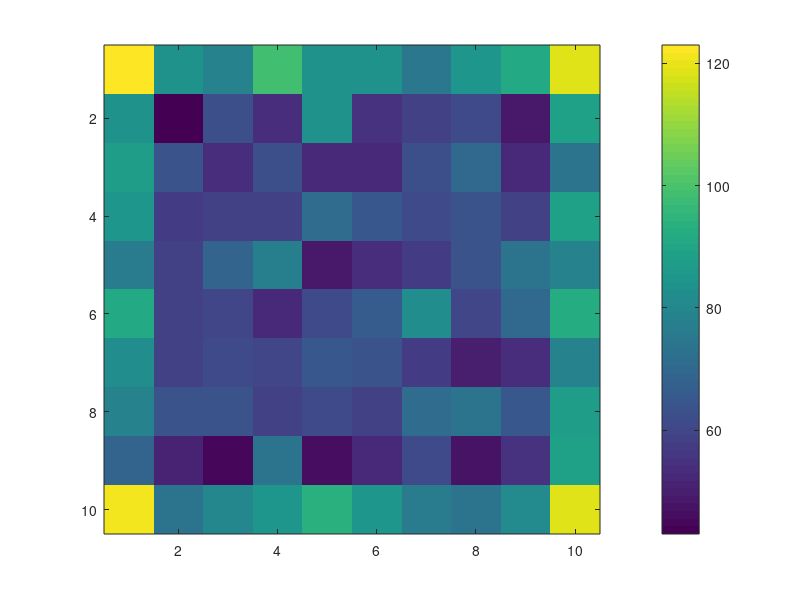
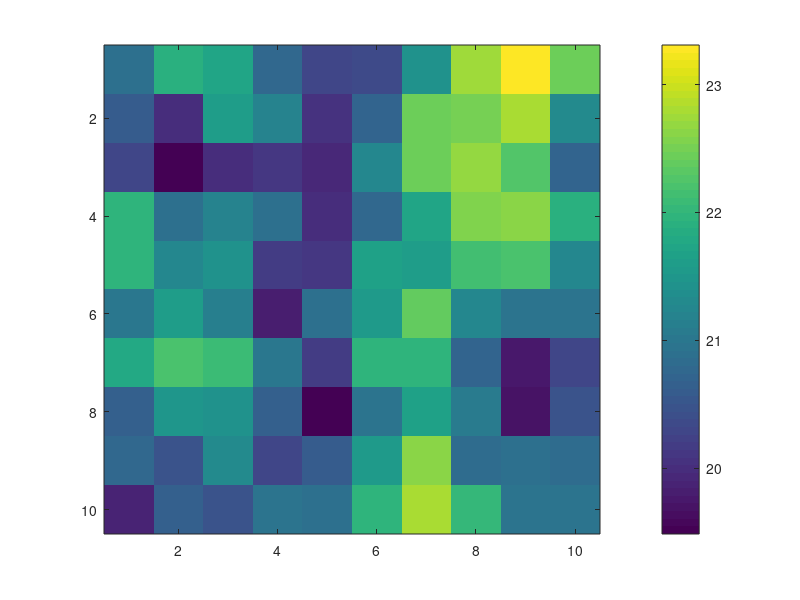
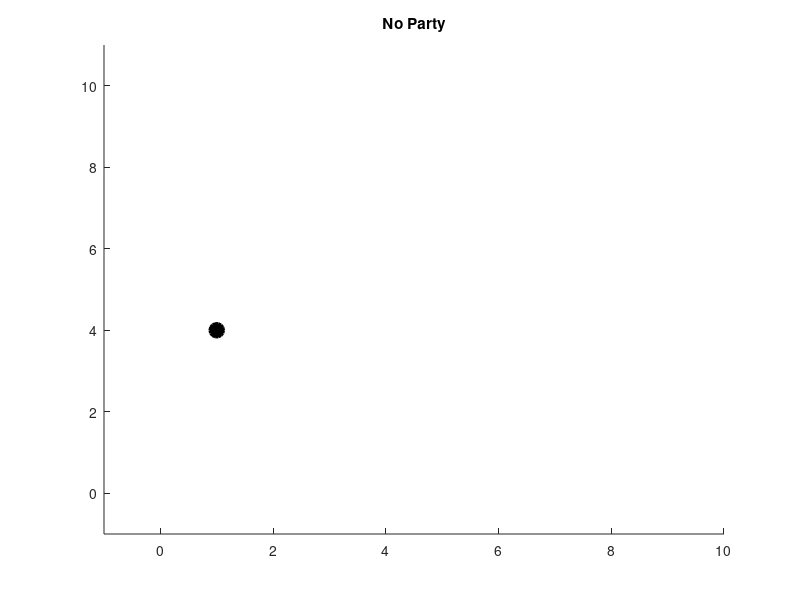
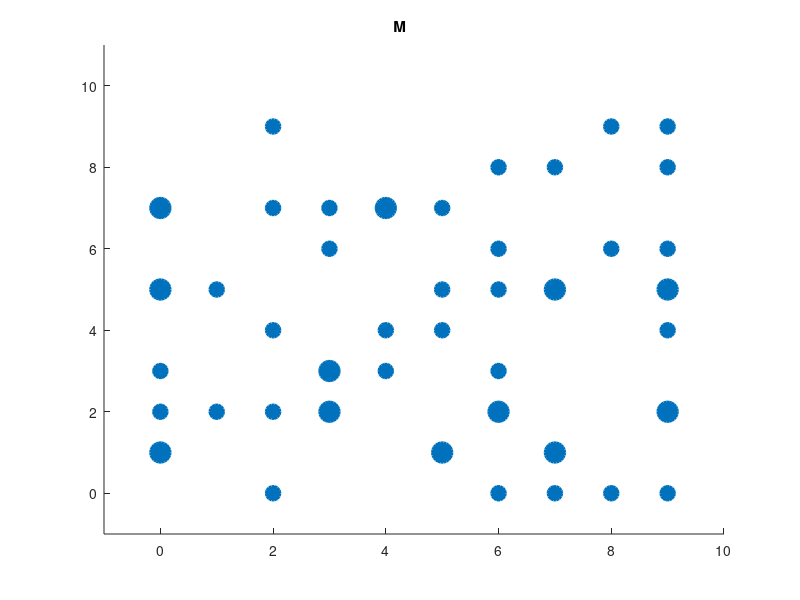

MATLAB code to generate these figures, in order:
% %Data Preprocessing
clear all
close all

load votes.dat;
load mpparty.dat;
load mpsex.dat;
load mpdistrict.dat

votes = reshape(votes,[349 31]);

%SOM
epochs = 20;
% w = randi([2],100,31)/2;
w = rand(100,31);
eta = 0.2;
sigma_start = 2.5;
sigma_end = 0.8;
tau = -epochs^2/log(sigma_end/sigma_start);
% w = rand(100,31)
count_winners = zeros(100,1);
%%
for i = 1:epochs
   for j = randperm(349)
%     for j = 1:349
        update_index = [];
             for k = 1:length(w)
                 distance_input(k) = sum((votes(j,:) - w(k,:)).^2,2);
             end
            [~, index] = min(distance_input);
%         end
        
        
        distance = zeros(length(w),2);
%         index = 100;
        
%         for l = 1:length(w)
%             distance(l)  = max(abs((mod(abs(index-1),10)-mod(abs(l-1),10))),...
%                abs(((index-1 - mod(index-1,10))/10)-((l-1 - mod(l-1,10))/10)));
%         end
        for l = 1:length(w)
            distance(l,:)  = [abs((mod(abs(index-1),10)-mod(abs(l-1),10))),...
               abs(((index-1 - mod(index-1,10))/10)-((l-1 - mod(l-1,10))/10))];
        end
        
        sigma =ceil(sigma_start*exp(-i^2/tau));
      
        
%         distance_update = exp(-distance/(2*sigma^2)).*(distance <= sigma);
%         distance_update = (distance <= sigma);
        distance_update = (distance(:,1)+distance(:,2))'<=sigma;

        update_index = find(distance_update);
        err = (votes(j,:) - w(update_index,:));
        
        w_delta = eta*err;
        w(update_index,:) = w(update_index,:) + (w_delta);
        
        winner(349*(i-1)+j)=index;
        
%         u = unique(nonzeros(winner));
%         c = histc(nonzeros(winner),u);
        
%         u = unique(nonzeros(winner));
%         c = histc((winner),u);
%         
%         count_winners(u) = c;
        
%         imagesc(reshape(count_winners,[10 10]))
%         drawnow
        
        
        
    
        
%         imagesc(reshape(distance_update,[10 10])') 
%         colorbar
%         drawnow
%         pause(1)
        
%         sigma
        w_logg1(349*(i-1)+j) = sum(w(:,1))/100;
        w_logg2(349*(i-1)+j) = w(1,2);
        w_logg3(349*(i-1)+j) = sum(w(:,25))/100;
        w_logg4(349*(i-1)+j) = w(50,2);
   end
%    w_logg1(i) = w(1,1);
%    w_logg2(i) = w(1,2);
%    w_logg3(i) = w(50,1);
%    w_logg4(i) = w(50,2);
%     imagesc(reshape((sum(w,2)),[10 10])')
%     imagesc(reshape(sum(votes*w',1),[10 10])')
    imagesc(reshape(sum(w,2),[10 10]),[19 23])
%     imagesc(reshape(w(:,1),[10 10]),[-1 1])
    colorbar
    drawnow


%     sigma
%      imagesc(reshape(distance_update,[10 10])')
%         colorbar
%         drawnow
end

u = unique(nonzeros(winner));
c = histc((winner),u);
 
count_winners(u) = c;
imagesc(reshape(count_winners,[10 10]))
colorbar
        
%%
% Coding: 0=no party, 1='m', 2='fp', 3='s', 4='v', 5='mp', 6='kd', 7='c'
% Use some color scheme for these different groups
distance = [];
for k = 1:length(votes)
    for i = 1:length(w)
        distance(i) = sum((votes(k,:) - w(i,:)).^2,2);        
    end
%     distance = votes(k,:)*w'
    [distance_ultimate(k) index_ultimate(k)] = min(distance);
end


%%
% [sorted sorted_index] = sort(distance_ultimate);
figure
imagesc(reshape((sum(w,2)),[10 10])')
colorbar
% [sorted index_ultimate] = sort(index_ultimate);

color_code = [0 0 0;0 0.4470 0.7410; 0.8500 0.3250 0.0980; 0.9290 0.6940 0.1250; ...
    0.4940 0.1840 0.5560; 0.4660 0.6740 0.1880; 0.3010 0.7450 0.9330; 0.6350 0.0780 0.1840];
title_names = ["No Party";"M"; "Fp";  "S"; "V"; "Mp"; "Kd"; "C"];

coord = zeros(100,2);
for i = 1:100
    num = i-1;
    coord(i,:) = [(num-mod(num,10))/10 mod(num,10)];
end


for i = 0:7
    figure()
    ind = index_ultimate(find(mpparty==i));
%     uni = find(mpparty(index_ultimate)==i);
    
    uni = unique(ind);
    cnt = histc(ind,uni);
    scatter(coord(uni,2),coord(uni,1),cnt*100,'markerfacecolor',[color_code(1+i,:)],...
        'markeredgecolor',[color_code(1+i,:)],'LineWidth',2)

%     scatter(coord(uni,2),coord(uni,1),'markerfacecolor',[color_code(1+i,:)],...
%         'markeredgecolor',[color_code(1+i,:)],'LineWidth',2)

%     imagesc(reshape(sum(votes(ind,:)*w',1),[10 10])')
    hold on
    axis([-1 10 -1 11])
    title(title_names(i+1,:))
end
%%
title_sex = ["Men","Women"]

for i = 0:1
    figure()
    ind = index_ultimate(find(mpsex==i));
%     uni = find(mpparty(index_ultimate)==i);
    
    uni = unique(ind);
    cnt = histc(ind,uni);
    scatter(coord(uni,2),coord(uni,1),cnt*100,'markerfacecolor',[color_code(1+i,:)],...
        'markeredgecolor',[color_code(1+i,:)],'LineWidth',2)

%     scatter(coord(uni,2),coord(uni,1),'markerfacecolor',[color_code(1+i,:)],...
%         'markeredgecolor',[color_code(1+i,:)],'LineWidth',2)

%     imagesc(reshape(sum(votes(ind,:)*w',1),[10 10])')
    hold on
    axis([-1 10 -1 11])
    title(title_sex(i+1))
end

% legend('No Party','M', 'Fp', 'S', 'V', 'Mp', 'Kd', 'C','location','northeastoutside')  
% axis([-0.1 1 -0.1 1])
%%
% for i = 0:7
%     ind = index_ultimate(find(mpparty==i));
%     i
%     ind
%     mpparty(ind)
% end


figure()
plot(w_logg4)
hold on
% plot(w_logg3,'linewidth',2)
plot(w_logg2)
% plot(w_logg1,'linewidth',2)







